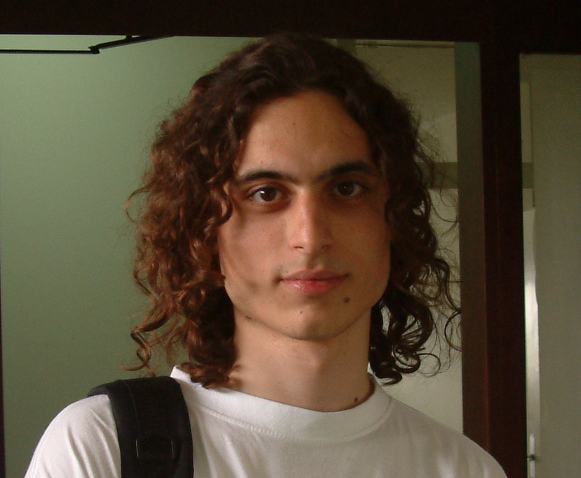
#> input picture images/dervis_hocam.png, 1161 x 956 px, found by its file name (shown at 1/2 size)
$ jupyter execute newCh7.ipynb
#> lines starting #> are read from the running program, lines starting #| are printed output that depends on the picture
# Chapter 7: Image Transforms
This is the companion file for Chapter 7.

## Video 7.1
**A useful explanation of vector spaces**

[](https://www.youtube.com/watch?v=ozwodzD5bJM)

## Video 7.2
**What are eigenvector and eigenvalue of a matrix?**

[](https://www.youtube.com/watch?v=PFDu9oVAE-g)

## Video 7.3
**The colorful life of John Baptiste Fourier (Part 1)**

[](https://www.youtube.com/watch?v=2bSw38dqRrU)

## Video 7.4
**There are a lot of lessons to be taken from the life of Fourier (Part 2)**

[](https://www.youtube.com/watch?v=6qiIMrBOmOo)

## **Programming exercise 7.1:**

1.   Run the following code to see the output of Fourier transformaiton.
2.   Change sigma to 3 and see how the output changes.
3.   Rotate the input image 45 degrees and see the output.

[cell 1]
# Fourier transformation

import matplotlib.pyplot as plt
import numpy as np
import scipy.fftpack as fp

# Image in spatial domain
img = np.zeros([512,512],dtype=np.uint8)
img[235:275, 245:265] = 255

# Image in Fourier domain
img_f = fp.fftn(img);
# Magnitude spectrum
magn = abs(img_f);
# Magnitude spectrum (centered)
magn_centered = fp.fftshift(magn)
# Stretched spectrum (log transformation)
log_magn = np.log(1 + magn_centered);
# Phase
img_phase = np.angle(img_f)
# Image converted back in spatial domain
converted = np.real(fp.ifftn(img_f))

plt.figure(figsize=(20,10))
plt.subplot(2,3,1)
plt.imshow(img,cmap='gray');
plt.title('Image in spatial domain');
plt.axis('off');

plt.subplot(2,3,2)
plt.imshow(magn, cmap='gray');
plt.title('Magnitude spectrum');
plt.axis('off');

plt.subplot(2,3,3)
plt.imshow(magn_centered, cmap='gray');
plt.title('Centered magnitude spectrum');
plt.axis('off');

plt.subplot(2,3,4)
plt.imshow(log_magn, cmap='gray');
plt.title('Stretched spectrum (log transformation)');
plt.axis('off');

plt.subplot(2,3,5)
plt.imshow(img_phase, cmap='gray');
plt.title('Phase');
plt.axis('off');

plt.subplot(2,3,6)
plt.imshow(converted, cmap='gray');
plt.title('Converted back to spatial domain');
plt.axis('off');

## Video 7.5
**A video which demonstrates the Fourier transform**

[](https://www.youtube.com/watch?v=gwaYwRwY6PU)

## **Programming exercise 7.2:**

[cell 2]
# Fourier Transform

import numpy as np
import matplotlib.image
import matplotlib.pyplot as plt
import urllib.request
from PIL import Image

plt.figure(figsize=(10,10))

#read the original image
url = "https://raw.githubusercontent.com/itironal/466Companion/main/images/dervis_hocam.png"
original_img = np.array(Image.open(urllib.request.urlopen(url)))/255

plt.subplot(2,2,1)
plt.imshow(original_img);
plt.title('Image in spatial domain\n (a)', y=-0.3);
plt.axis('off');

#fourier transformation of channels
fourier_transform_red_channel = np.fft.fft2(original_img[:,:,0])
fourier_transform_green_channel = np.fft.fft2(original_img[:,:,1])
fourier_transform_blue_channel = np.fft.fft2(original_img[:,:,2])
#absolute value for magnitude spectrum (real part)
magnitude_spectrum_red = abs(fourier_transform_red_channel)
magnitude_spectrum_green = abs(fourier_transform_green_channel)
magnitude_spectrum_blue = abs(fourier_transform_blue_channel)

#log transformation to enhance white areas for better visualization
#normalizing to show as rgb image
log_transformation_mag = np.log(1 + np.dstack((magnitude_spectrum_red, magnitude_spectrum_green, magnitude_spectrum_blue)))
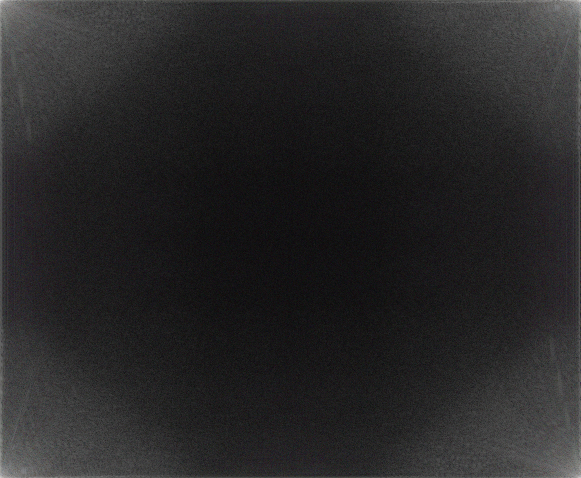
#> log_transformation_mag: shape (956, 1161, 3) float64 (shown at 1/2 size); mean of channels 0, 1, 2 2, 1.97, 2; drawn with min black and max white
log_transformation_mag = np.power(log_transformation_mag/np.max(log_transformation_mag), 2)*3

plt.subplot(2,2,2)
plt.imshow((log_transformation_mag * 255).astype(np.uint8));
plt.title('Magnitude Spectrum\n (b)', y=-0.3);
plt.axis('off');

#magnitude spectrum folded to center from the corners
folded_mag = np.fft.fftshift(log_transformation_mag)
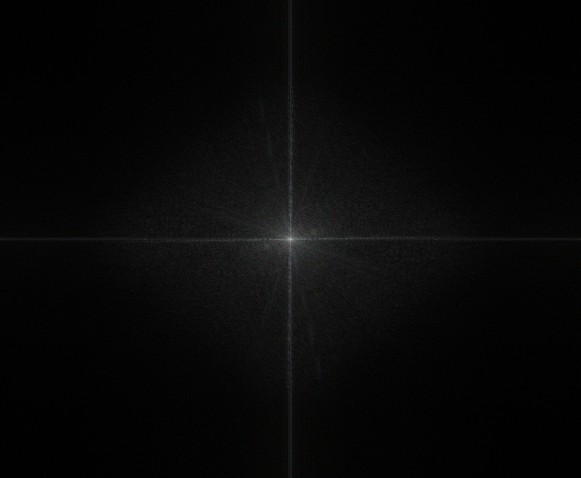
#> folded_mag: shape (956, 1161, 3) float64 (shown at 1/2 size); mean of channels 0, 1, 2 0.0948, 0.0952, 0.0931; drawn with min black and max white

plt.subplot(2,2,3)
plt.imshow((folded_mag * 255).astype(np.uint8));
plt.title('Folded Magnitude Spectrum\n (c)', y=-0.3);
plt.axis('off');

#angle for phase spectrum
phase_red = np.angle(fourier_transform_red_channel)
phase_green = np.angle(fourier_transform_green_channel)
phase_blue = np.angle(fourier_transform_blue_channel)

phase = np.dstack((phase_red, phase_green, phase_blue))
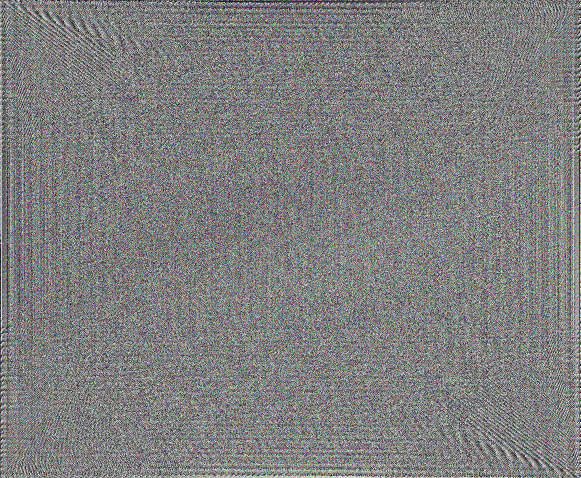
#> phase: shape (956, 1161, 3) float64 (shown at 1/2 size); mean of channels 0, 1, 2 2.83e-06, 2.83e-06, -2.83e-06; drawn with min black and max white

plt.subplot(2,2,4)
plt.imshow((phase * 255).astype(np.uint8))
plt.title('Phase Spectrum\n (d)', y=-0.3);
plt.axis('off');
plt.show();

## **Programming exercise 7.3:**

[cell 3]
# Cosine Transform

import numpy as np
from scipy.fftpack import dct
import matplotlib.image
import matplotlib.pyplot as plt
import urllib.request
from PIL import Image

plt.figure(figsize=(10,5))
#plt.rcParams.update({'font.size': 18})

#read original image
url = "https://raw.githubusercontent.com/itironal/466Companion/main/images/fatos_hocam_background.png"
original_img = np.array(Image.open(urllib.request.urlopen(url)))/255
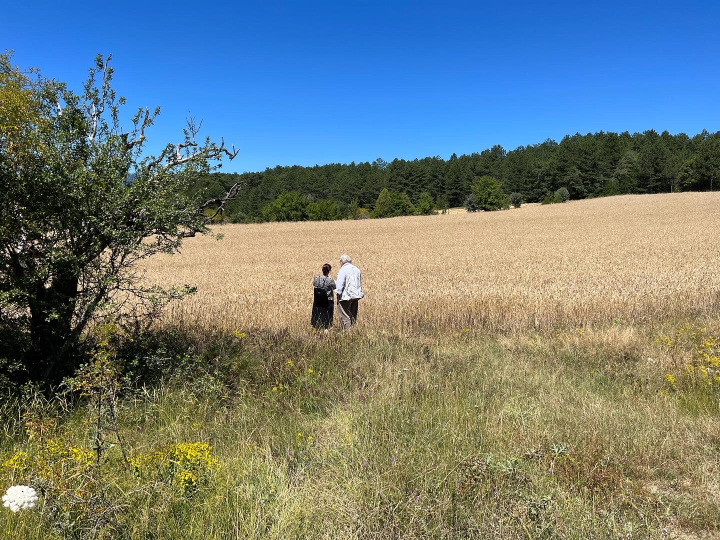
#> input picture images/fatos_hocam_background.png, 1440 x 1080 px, found by its file name (shown at 1/2 size)
#> original_img: shape (1080, 1440, 3) float64

plt.subplot(1,2,1)
plt.imshow(original_img)
plt.title('Image in spatial domain\n (a)', y=-0.3)
plt.axis('off')

#cosine transformation of channels
cosine_red = dct( dct( original_img[:,:,0], axis=0, norm='ortho' ), axis=1, norm='ortho' )
cosine_green = dct( dct( original_img[:,:,1], axis=0, norm='ortho' ), axis=1, norm='ortho' )
cosine_blue = dct( dct( original_img[:,:,2], axis=0, norm='ortho' ), axis=1, norm='ortho' )

#normalizing to show as rgb image
cosine_transformation = np.dstack((cosine_red, cosine_green, cosine_blue))

#enhance the transformation for better visualization
cosine_transformation = np.power(cosine_transformation, 2)*4

plt.subplot(1,2,2)
plt.imshow((cosine_transformation * 255).astype(np.uint8))
plt.title('Cosine Transformation\n (b)', y=-0.3)
plt.axis('off')

plt.show()

## **Programming exercise 7.4:**

1.   Run the following code to perform convolution with a Gaussian filter (by multiplying the transformed image and kernel in the frequency domain).

[cell 4]
import numpy as np
import scipy.fftpack as fp
import matplotlib.pyplot as plt
from scipy import signal
from skimage import io, color

# Load and preprocess the image
url = "https://raw.githubusercontent.com/itironal/466Companion/main/images/redmushroom.jpeg"
urllib.request.urlretrieve(url, "images/redmushroom.jpeg")
image_rgb = io.imread('images/redmushroom.jpeg')[800:1311, 513:1024, :]  # Load full RGB image
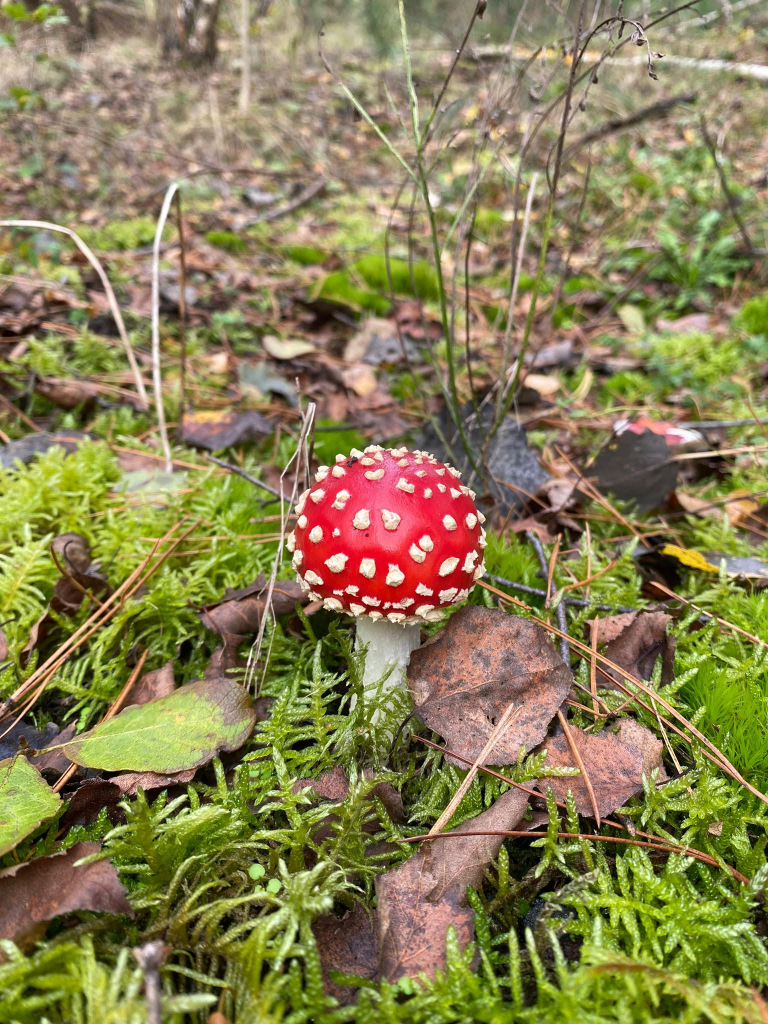
#> input picture images/redmushroom.jpeg, 1536 x 2048 px, found by its file name (shown at 1/2 size)
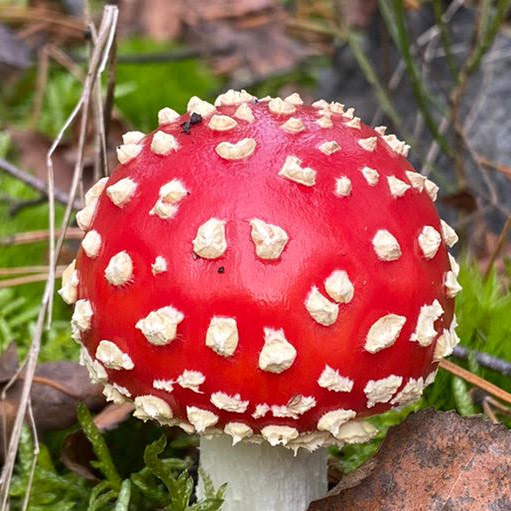
#> image_rgb: shape (511, 511, 3); mean R, G, B 158, 99.9, 84.9
image_gray = color.rgb2gray(image_rgb)  # Convert to grayscale for frequency processing

# Define the Gaussian kernel for low-pass filtering
sigma = 3
kernel = np.outer(signal.gaussian(image_gray.shape[0], sigma), signal.gaussian(image_gray.shape[1], sigma))

# Convert image and kernel to frequency domain
freq_image = fp.fft2(image_gray)
freq_kernel = fp.fft2(fp.ifftshift(kernel))
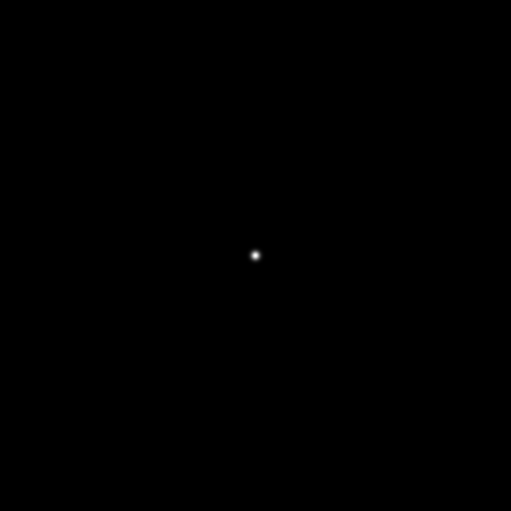
#> kernel: shape (511, 511) float64; min 0, max 1, mean 0.000217

# Perform convolution in the frequency domain
convolved = freq_image * freq_kernel
output_image = fp.ifft2(convolved).real
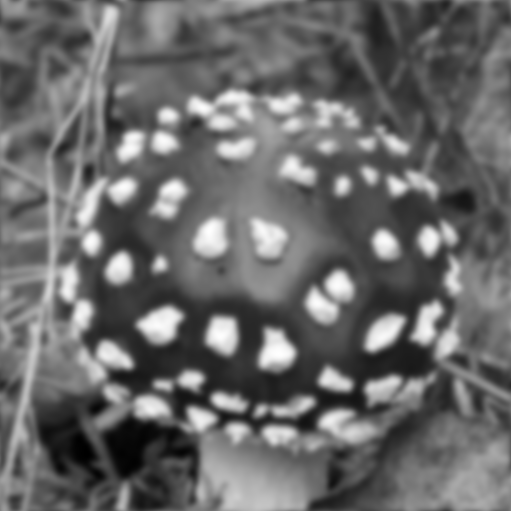
#> output_image: shape (511, 511) float64; min 3.06, max 54.99, mean 24.6; drawn with min black and max white

# Plotting the results
plt.figure(figsize=(20, 10))

# Original RGB Image
plt.subplot(1, 5, 1)
plt.imshow(image_rgb)
plt.title('Original RGB Image')
plt.axis('off')

# Grayscale Image in Spatial Domain
plt.subplot(1, 5, 2)
plt.imshow(image_gray, cmap='gray')
plt.title('Grayscale Image')
plt.axis('off')

# Kernel in Spatial Domain
plt.subplot(1, 5, 3)
plt.imshow(kernel, cmap='gray')
plt.title('Kernel in Spatial Domain')
plt.axis('off')

# Kernel in Frequency Domain
plt.subplot(1, 5, 4)
plt.imshow(np.real(fp.fftshift(freq_kernel)), cmap='gray')
plt.title('Kernel in Frequency Domain')
plt.axis('off')

# Filtered Image (Grayscale)
plt.subplot(1, 5, 5)
plt.imshow(output_image, cmap='gray')
plt.title('Filtered Image')
plt.axis('off')

plt.show()

## **Programming exercise 7.5:**

1.   Run the following code to perfrom low pass filtering in frequency domain.
2.   Change filter size to 100 and run the code. What change do you see in the filtered image?

[cell 5]
# Low pass filtering in the frequency spectrum

# Load and preprocess the image
url = "https://raw.githubusercontent.com/itironal/466Companion/main/images/redmushroom.jpeg"
urllib.request.urlretrieve(url, "images/redmushroom.jpeg")
image_rgb = io.imread('images/redmushroom.jpeg')[800:1311, 513:1024, :]  # Load full RGB image
image_gray = color.rgb2gray(image_rgb)  # Convert to grayscale for frequency processing

# Perform the Fourier Transform of the grayscale image to move to frequency domain
freq_image = fp.fft2(image_gray)

# Define the size of the low-pass filter
filter_size = 30

# Shift the frequency components so that the low-frequency components are at the center
freq_image_centered = fp.fftshift(freq_image)

# Create an empty low-pass filter with the same shape as the frequency image
low_pass = fp.fft2(np.zeros((freq_image_centered.shape[0], freq_image_centered.shape[1])))

# Define the region to be kept for the low-pass filter in the center
low_pass[int(freq_image_centered.shape[0]/2) - filter_size-1:int(freq_image_centered.shape[0]/2) + filter_size,
         int(freq_image_centered.shape[1]/2) - filter_size-1:int(freq_image_centered.shape[1]/2) + filter_size] = \
    freq_image_centered[int(freq_image_centered.shape[0]/2) - filter_size-1:int(freq_image_centered.shape[0]/2) + filter_size,
                        int(freq_image_centered.shape[1]/2) - filter_size-1:int(freq_image_centered.shape[1]/2) + filter_size]

# Perform the inverse Fourier transform to convert the filtered image back to spatial domain
filtered_image = fp.ifft2(fp.ifftshift(low_pass)).real

# Plot the results
plt.figure(figsize=(12,12))

# Plot the original grayscale image
plt.subplot(2,2,1)
plt.imshow(image_gray, cmap='gray')
plt.title('Original Image')
plt.axis('off')

# Plot the magnitude of the original image in the frequency domain (log scale)
plt.subplot(2,2,2)
plt.imshow((10*np.log10(1 + freq_image)).astype(int), cmap='gray')
plt.title('Original Image Spectrum')
plt.axis('off')

# Plot the low-pass filtered image after inverse FFT
plt.subplot(2,2,3)
plt.imshow(filtered_image, cmap='gray')
plt.title('Low Pass Filtered Image')
plt.axis('off')

# Plot the low-pass filter in the frequency domain (log scale)
plt.subplot(2,2,4)
plt.imshow((10*np.log10(1+ low_pass)).astype(int), cmap='gray')
plt.title('Low Pass Filter Image Spectrum')
plt.axis('off')

# Show the plots
plt.show()

## **Programming exercise 7.6:**

1.   Run the following code to perfrom high pass filtering in frequency domain.
2.   Change filter size to 5 and run the code. What change do you see in the filtered image?

[cell 6]
# High pass filtering in the frequency spectrum

# Load and preprocess the image
url = "https://raw.githubusercontent.com/itironal/466Companion/main/images/redmushroom.jpeg"
urllib.request.urlretrieve(url, "images/redmushroom.jpeg")
image_rgb = io.imread('images/redmushroom.jpeg')[800:1311, 513:1024, :]  # Load full RGB image
image_gray = color.rgb2gray(image_rgb)  # Convert to grayscale for frequency processing

# Perform the Fourier Transform of the grayscale image to move to frequency domain
freq_image = fp.fft2(image_gray)

# Define the size of the high-pass filter
filter_size = 20

# Shift the frequency components so that the low-frequency components are at the center
freq_image_centered = fp.fftshift(freq_image)

# Create a copy of the frequency image to apply the high-pass filter
high_pass = np.copy(freq_image_centered)

# Set the low-frequency region (center) of the frequency image to zero, removing low-frequency components
high_pass[int(freq_image_centered.shape[0]/2) - filter_size-1:int(freq_image_centered.shape[0]/2) + filter_size,
          int(freq_image_centered.shape[1]/2) - filter_size-1:int(freq_image_centered.shape[1]/2) + filter_size] = 0

# Perform the inverse Fourier transform to convert the filtered image back to spatial domain
filtered_image = fp.ifft2(fp.ifftshift(high_pass)).real

# Plot the results
plt.figure(figsize=(12,12))

# Plot the original grayscale image
plt.subplot(2,2,1)
plt.imshow(image_gray, cmap='gray')
plt.title('Original Image')
plt.axis('off')

# Plot the magnitude of the original image in the frequency domain (log scale)
plt.subplot(2,2,2)
plt.imshow((10*np.log10(1 + freq_image)).astype(int), cmap='gray')
plt.title('Original Image Spectrum')
plt.axis('off')

# Plot the high-pass filtered image after inverse FFT
plt.subplot(2,2,3)
plt.imshow(filtered_image, cmap='gray')
plt.title('High Pass Filtered Image')
plt.axis('off')

# Plot the high-pass filter in the frequency domain (log scale)
plt.subplot(2,2,4)
plt.imshow((10*np.log10(1+ high_pass)).astype(int), cmap='gray')
plt.title('High Pass Filter Image Spectrum')
plt.axis('off')

# Show the plots
plt.show()

## **Programming exercise 7.7:**

1.   Run the following code to perfrom band pass filtering in frequency domain.
2.   Change sizes of filter and filter2 and run the code. What change do you see in the filtered image?

[cell 7]
# Band pass filtering in the frequency spectrum


import urllib.request
from skimage import io, color
import numpy as np
import numpy.fft as fp
import matplotlib.pyplot as plt

def square_band_filter(image_gray, filter_size=40, filter2_size=10, mode='pass'):
#> called with filter_size = 40, filter2_size = 10, mode = 'pass'
    freq_image = fp.fft2(image_gray)
    freq_image_centered = fp.fftshift(freq_image)

    rows, cols = freq_image_centered.shape
#> rows = 511; cols = 511
    crow, ccol = rows // 2, cols // 2
#> crow = 255; ccol = 255

    filtered_spectrum = np.copy(freq_image_centered)

    if mode == 'pass':
        filtered_spectrum[:] = 0
        filtered_spectrum[crow-filter_size:crow+filter_size, ccol-filter_size:ccol+filter_size] = \
            freq_image_centered[crow-filter_size:crow+filter_size, ccol-filter_size:ccol+filter_size]
        filtered_spectrum[crow-filter2_size:crow+filter2_size, ccol-filter2_size:ccol+filter2_size] = 0

    elif mode == 'reject':
        filtered_spectrum[crow-filter_size:crow+filter_size, ccol-filter_size:ccol+filter_size] = 0
        filtered_spectrum[crow-filter2_size:crow+filter2_size, ccol-filter2_size:ccol+filter2_size] = \
            freq_image_centered[crow-filter2_size:crow+filter2_size, ccol-filter2_size:ccol+filter2_size]

    else:
        raise ValueError("mode must be 'pass' or 'reject'")

    filtered_image = fp.ifft2(fp.ifftshift(filtered_spectrum)).real
    return filtered_image, filtered_spectrum

# ---------------- Load image ----------------
url = "https://raw.githubusercontent.com/itironal/466Companion/main/images/redmushroom.jpeg"
urllib.request.urlretrieve(url, "redmushroom.jpeg")
image_rgb = io.imread('redmushroom.jpeg')[800:1311, 513:1024, :]
image_gray = color.rgb2gray(image_rgb)

# ---------------- Apply Filters ----------------
filtered_pass, spectrum_pass = square_band_filter(image_gray, filter_size=40, filter2_size=10, mode='pass')
filtered_reject, spectrum_reject = square_band_filter(image_gray, filter_size=40, filter2_size=10, mode='reject')
#> call 2 of square_band_filter, with filter_size = 40, filter2_size = 10, mode = 'reject'
#> in square_band_filter (call 2), `filtered_image = fp.ifft2(fp.ifftshift(filtered_spectrum)).real`:
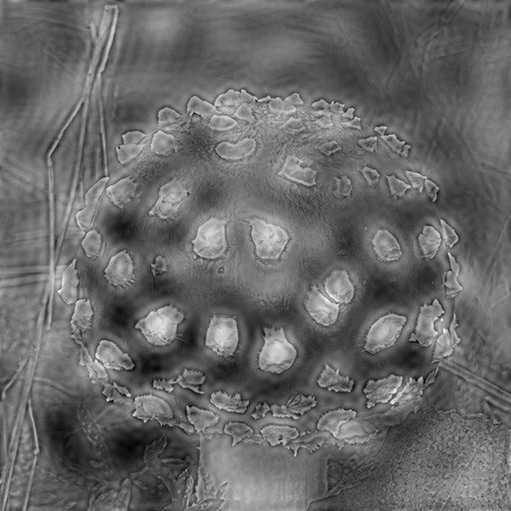
#> filtered_image: shape (511, 511) float64; min -0.0884, max 1.2, mean 0.436; drawn with min black and max white

# ---------------- Visualize Results ----------------
fig, axes = plt.subplots(3, 2, figsize=(10, 12))

# Original image + spectrum
axes[0,0].imshow(image_gray, cmap='gray')
axes[0,0].set_title("Original Image")
axes[0,0].axis("off")

axes[0,1].imshow(np.log1p(np.abs(fp.fftshift(fp.fft2(image_gray)))), cmap='gray')
axes[0,1].set_title("Original Spectrum")
axes[0,1].axis("off")

# Band-pass image + spectrum
axes[1,0].imshow(filtered_pass, cmap='gray')
axes[1,0].set_title("Band-Pass Image")
axes[1,0].axis("off")

axes[1,1].imshow(np.log1p(np.abs(spectrum_pass)), cmap='gray')
axes[1,1].set_title("Band-Pass Spectrum")
axes[1,1].axis("off")

# Band-reject image + spectrum
axes[2,0].imshow(filtered_reject, cmap='gray')
axes[2,0].set_title("Band-Reject Image")
axes[2,0].axis("off")

axes[2,1].imshow(np.log1p(np.abs(spectrum_reject)), cmap='gray')
axes[2,1].set_title("Band-Reject Spectrum")
axes[2,1].axis("off")

plt.tight_layout()
plt.show()
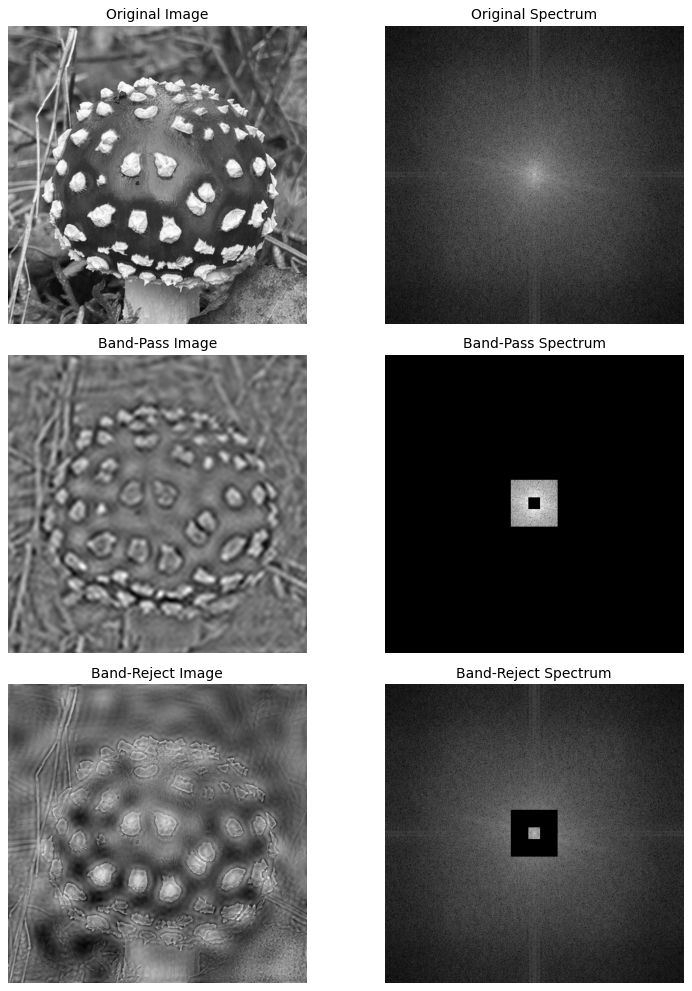
#> figure drawn by matplotlib, 6 panels
